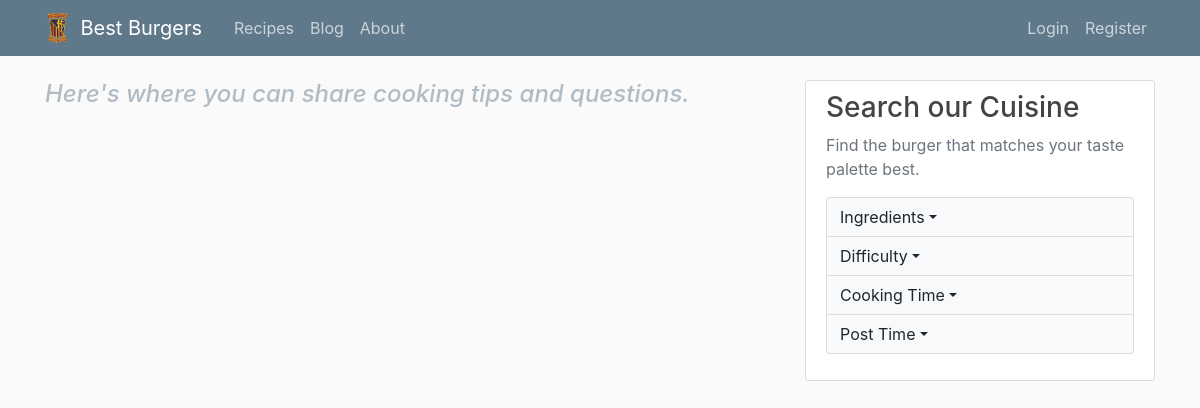
/blog, run on an earlier commit of the app's database.
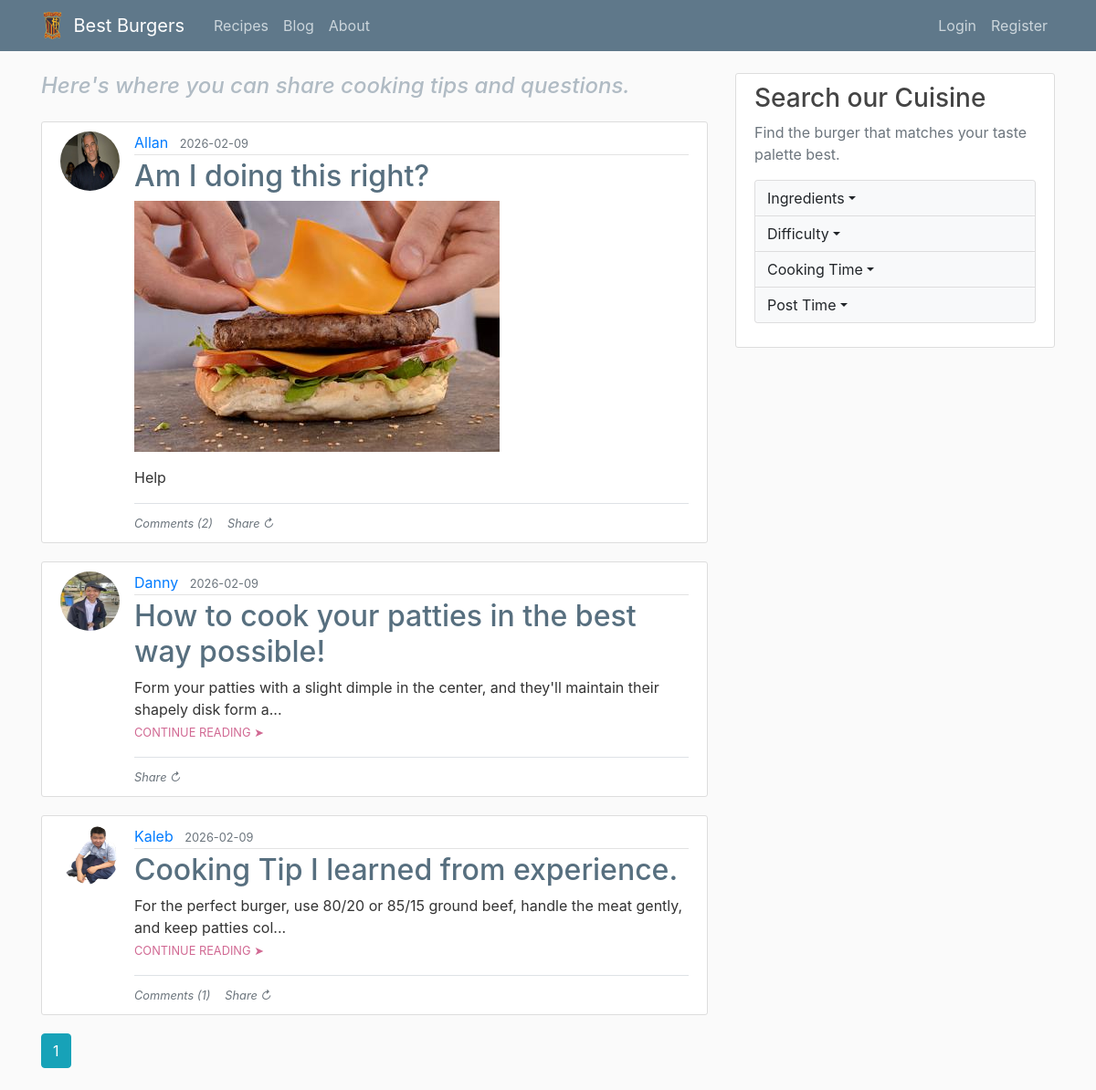
And on a later commit of the database.
### flaskblog/models.py (models this page shows, shortened)
class Post(db.Model):
    id = db.Column(db.Integer, primary_key=True) # Primary key for posts
    title = db.Column(db.String(100), nullable=False)
    date_posted = db.Column(db.DateTime, nullable=False, default=datetime.utcnow)
    content = db.Column(db.Text, nullable=False)
    image_file = db.Column(db.String(20), nullable=True) # Optional image file
    tags = db.Column(db.String(200), nullable=True, default="") # Optional tags users can include on their posts for search filters
    user_id = db.Column(db.Integer, db.ForeignKey('user.id'), nullable=False)
    category = db.Column(db.String(20), nullable=False, default="main")
    comments = db.relationship('Comment', backref='post', lazy=True, cascade="all, delete-orphan")

class User(db.Model, UserMixin):
    id = db.Column(db.Integer, primary_key=True) # Primary key for the user table
    username = db.Column(db.String(20), unique=True, nullable=False)
    email = db.Column(db.String(120), unique=True, nullable=False)
    image_file = db.Column(db.String(20), nullable=False, default='default.jpg') # Profile image filename stored in the database
    password = db.Column(db.String(60), nullable=False)
    posts = db.relationship('Post', backref='author', lazy=True)
    is_admin = db.Column(db.Boolean, default=False)

### flaskblog/main/routes.py (the view)
@main.route("/blog")
def blog():
    page = request.args.get('page', 1, type=int) # Get current page number for pagination (default = 1)
    selected_tags = request.args.getlist('tags') # Get list of selected tags from query parameters
    sort_option = request.args.get('sort', 'latest')
    category = request.args.get('category', 'blog')
    query = Post.query.filter_by(category=category)
    for tag in selected_tags:
        query = query.filter(Post.tags.contains(tag))
    if sort_option == 'oldest':
        query = query.order_by(Post.date_posted.asc())
    else:
        query = query.order_by(Post.date_posted.desc())
    posts = query.order_by(Post.date_posted.desc()).paginate(page=page, per_page=5)
    return render_template('blog.html', posts=posts, current_category='blog')

### flaskblog/__init__.py (called while the page is built)
def create_app(config_class=Config):
    app = Flask(__name__)
    app.config.from_object(Config) # Load configuration settings
    db.init_app(app)
    bcrypt.init_app(app)
    login_manager.init_app(app)
    mail.init_app(app)
    from flaskblog.users.routes import users
    from flaskblog.posts.routes import posts
    from flaskblog.main.routes import main
    from flaskblog.errors.handlers import errors
    app.register_blueprint(users)
    app.register_blueprint(posts)
    app.register_blueprint(main)
    app.register_blueprint(errors)
    @app.context_processor
    def inject_tag_labels():
        return dict(tag_labels=TAG_LABELS)
    with app.app_context():
        db.create_all()
        load_admin_user()
    return app

### flaskblog/templates/blog.html (shortened to what this page needs)
{% extends "layout.html" %}
{% block content %}
<h4 class="mb-4" style="color: #B0BBC4;"><i>Here's where you can share cooking tips and questions.</i></h4>
{% for post in posts.items %}
    <article class="media content-section">
      <img class="rounded-circle article-img" src="{{ url_for('static', filename='profile_pics/' + post.author.image_file) }}">
      <div class="media-body">
        <div class="article-metadata">
          <a class="mr-2" href="{{ url_for('users.user_posts', username=post.author.username) }}">{{ post.author.username }}</a>
          <small class="text-muted">{{ post.date_posted.strftime('%Y-%m-%d') }}</small>
        </div>
        <h2><a class="article-title" href="{{ url_for('posts.post', post_id=post.id) }}">{{ post.title }}</a></h2>
        {% if post.image_file %}
        <img class="img-fluid mb-3" src="{{ url_for('static', filename='post_pics/' + post.image_file) }}">
        {% endif %}
        {% if post.content|length > 100 %}
          <p class="article-content"> {{ post.content[:100] }}...
            <small><a class="article-read-more" href="{{ url_for('posts.post', post_id=post.id) }}">CONTINUE READING ➤</a></small> </p>
          {% else %}
            <p class="article-content">{{ post.content }}</p>
        {% endif %}
        <div class="border-top pt-2 mt-2 d-flex align-items-center">
          {% if post.comments|length > 0 %}
              <a class="text-muted mr-3" href="{{ url_for('posts.post', post_id=post.id) }}#comments"><small><i>Comments ({{ post.comments|length }})</i></small></a>
          {% endif %}
          <a href="#" class="copy-link text-muted" data-url="{{ url_for('posts.post', post_id=post.id, _external=True) }}"><small><i class="copy-text">Share ↻</i></small></a>
        </div>
      </div>
    </article>
{% endfor %}
{% for page_num in posts.iter_pages(left_edge=1, right_edge=1, left_current=1, right_current=2) %}
  {% if page_num %}
    {% if posts.page == page_num %}
      <a class="btn btn-info mb-4" href="{{ url_for('main.blog', page=page_num, tags=request.args.getlist('tags'),sort=request.args.get('sort')) }}">{{ page_num }}</a>
    {% else %}
      <a class="btn btn-outline-info mb-4" href="{{ url_for('main.blog', page=page_num, tags=request.args.getlist('tags'),sort=request.args.get('sort')) }}">{{ page_num }}</a>
    {% endif %}
  {% else %}
    ...
  {% endif %}
{% endfor %}
{% endblock content %}

What changed in the data, as far as the page shows it:
added Post: image_file (picture), author.username "Allan", date_posted "2026-02-09", title "Am I doing this right?", content "Help", comments|length "2"
added Post: image_file (picture), author.username "Danny", date_posted "2026-02-09", title "How to cook your patties in the best way possible!", content "Form your patties with a slight dimple in the center, and they'll maintain their shapely disk form a"
added Post: image_file (picture), author.username "Kaleb", date_posted "2026-02-09", title "Cooking Tip I learned from experience.", content "For the perfect burger, use 80/20 or 85/15 ground beef, handle the meat gently, and keep patties col", comments|length "1"
Also different on the page:
new list line: "1"
